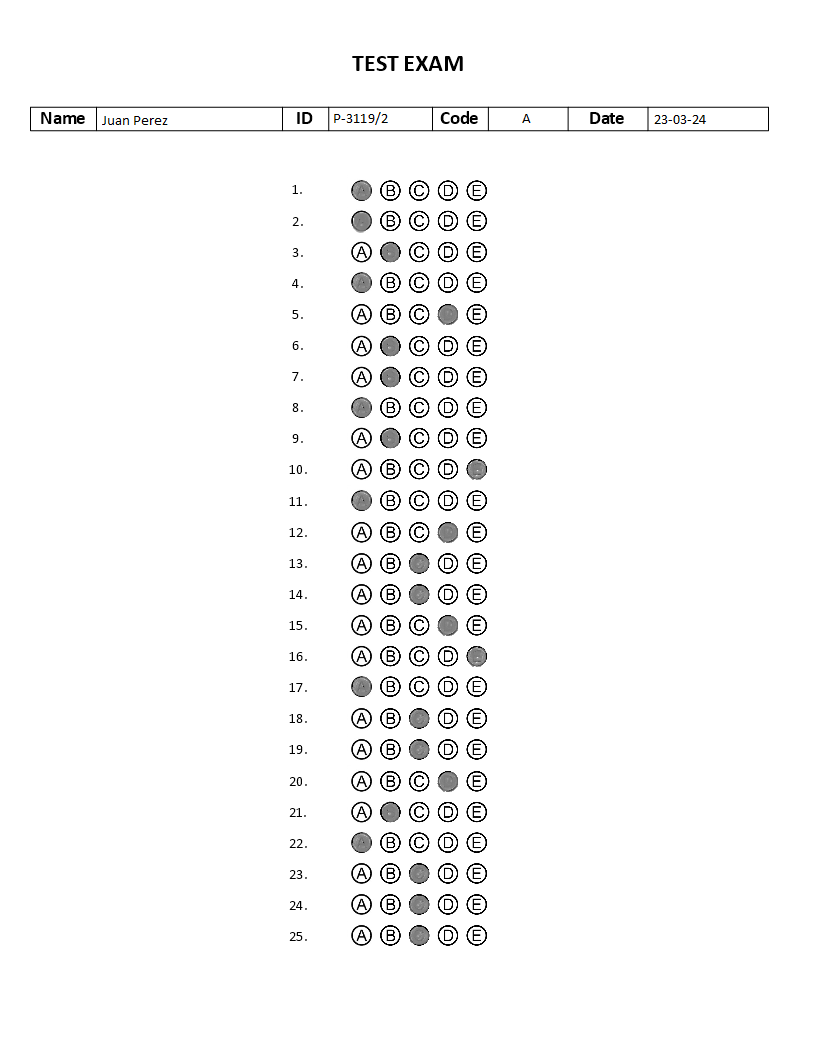
#> input picture multiple_choice_1.png, 816 x 1056 px
$ jupyter execute --allow-errors TP_2_B.ipynb
#> lines starting #> are read from the running program, lines starting #| are printed output that depends on the picture
[cell 1]
import cv2
import numpy as np
import pandas as pd
import matplotlib.pyplot as plt
from PIL import Image
import pytesseract
pytesseract.pytesseract.tesseract_cmd = "C:\\Program Files\\Tesseract-OCR\\tesseract.exe"

# ==========================================
# DEJAMOS EL ITEM B EJECUTADO EN CASO DE NO QUERER INSTALAR EL OPL
# ==========================================

img = cv2.imread(f'multiple_choice_1.png',cv2.IMREAD_GRAYSCALE)
#> img: shape (1056, 816); min 0, max 255, mean 248.3
img.shape


# ITEM B (NOS PUSIMOS CREATIVOS)
# Exploración de imágenes


# Usamos la gráfica para delimitar el renglón con la información relevante
#plt.figure(), plt.imshow(img, cmap='gray'), plt.show(block=False)
#plt.show()

# Indexamos el renglón, y el resto de datos en ese renglón
index_renglon = {"y1":109, "y2":129}
index_name = {"x1":98, "x2":280}
index_id = {"x1":332, "x2":430}
index_code = {"x1":432, "x2":565}
index_date = {"x1":650, "x2":767}


# Verificamos que los recortes funcionen
img_renglon = img[index_renglon["y1"]:index_renglon["y2"]]
#plt.figure(), plt.imshow(img_renglon, cmap='gray'), plt.show(block=False)
#plt.show()

img_name = img[index_renglon["y1"]:index_renglon["y2"],index_name["x1"]:index_name["x2"]]
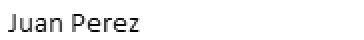
#> img_name: shape (20, 182) (shown 2 times larger); min 0, max 255, mean 244.6
img_id = img[index_renglon["y1"]:index_renglon["y2"],index_id["x1"]:index_id["x2"]]
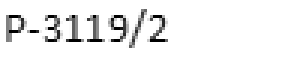
#> img_id: shape (20, 98) (shown 3 times larger); min 0, max 255, mean 238.4
# A code le dejamos el título, sino la información de la imagen era muy poca y no se podía leer.
img_code = img[index_renglon["y1"]:index_renglon["y2"],index_code["x1"]:index_code["x2"]]
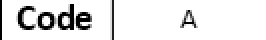
#> img_code: shape (20, 133) (shown 2 times larger); min 0, max 255, mean 229.6
img_date = img[index_renglon["y1"]:index_renglon["y2"],index_date["x1"]:index_date["x2"]]
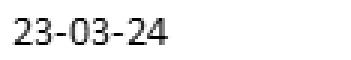
#> img_date: shape (20, 117) (shown 3 times larger); min 0, max 255, mean 241.4

img_datos = [img_name,img_id,img_code,img_date]
for i in range(4):
	#plt.subplot(1, 4, i+1)
	#plt.imshow(img_datos[i], cmap='gray')
    pass
#plt.show()

# Usaremos PyTesseract y Poppler (adaptación de C++) como OCR (optical characters recognition)
# para ayudarnos a leer las imágenes.


# Directorio para guardar imagenes auxiliares
carpeta = 'images'

# Crear la carpeta si no existe
import os
if not os.path.exists(carpeta):
    os.makedirs(carpeta)

# Guardar la imagen y el dato que allí leemos con el procesador óptico
ruta_imagen = os.path.join(carpeta, 'name.png')
plt.imsave(ruta_imagen, img_name, cmap='gray')
imagen = Image.open(ruta_imagen)
#> (the rest of this cell did not finish here and is left out)

$ run again, with multiple_choice_2.png copied over multiple_choice_1.png
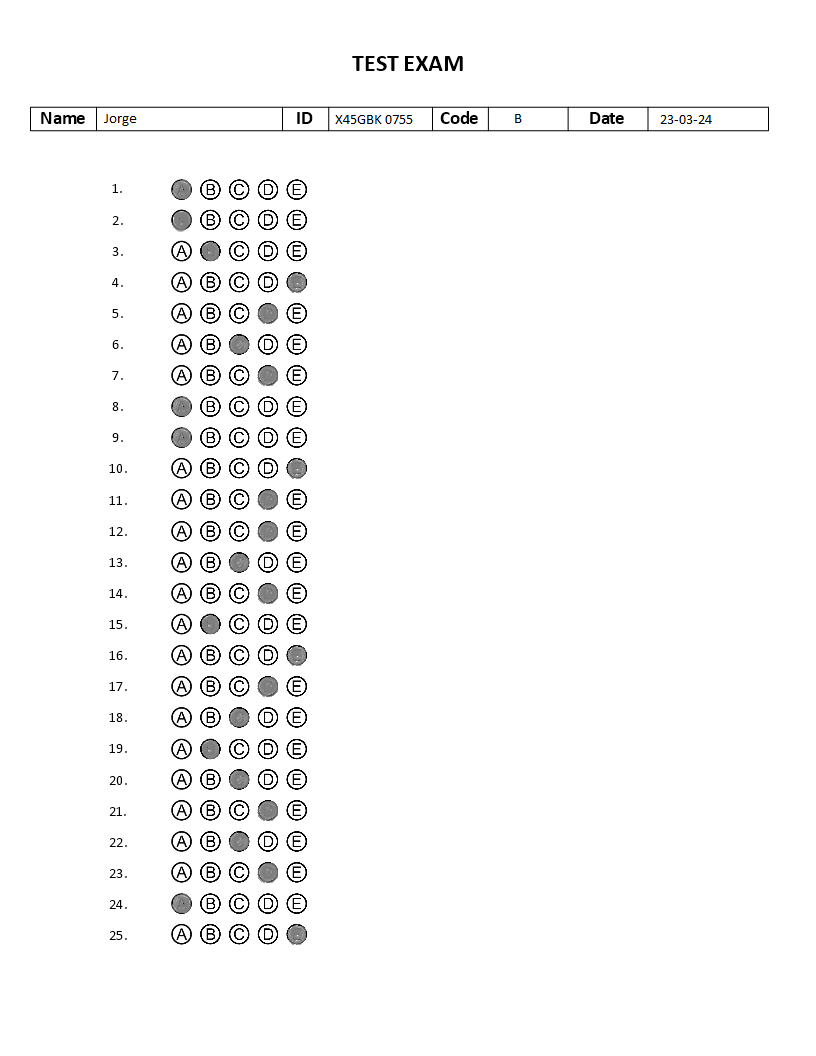
#> input picture multiple_choice_2.png, 816 x 1056 px
#> `img_code = img[index_renglon["y1"]:index_renglon["y2"],index_code["x1"..`:
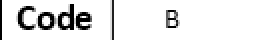
#> img_code: shape (20, 133) (shown 2 times larger); min 0, max 255, mean 229.2
#> `img_date = img[index_renglon["y1"]:index_renglon["y2"],index_date["x1"..`:
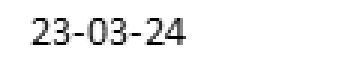
#> img_date: shape (20, 117) (shown 3 times larger); min 0, max 255, mean 241.4
